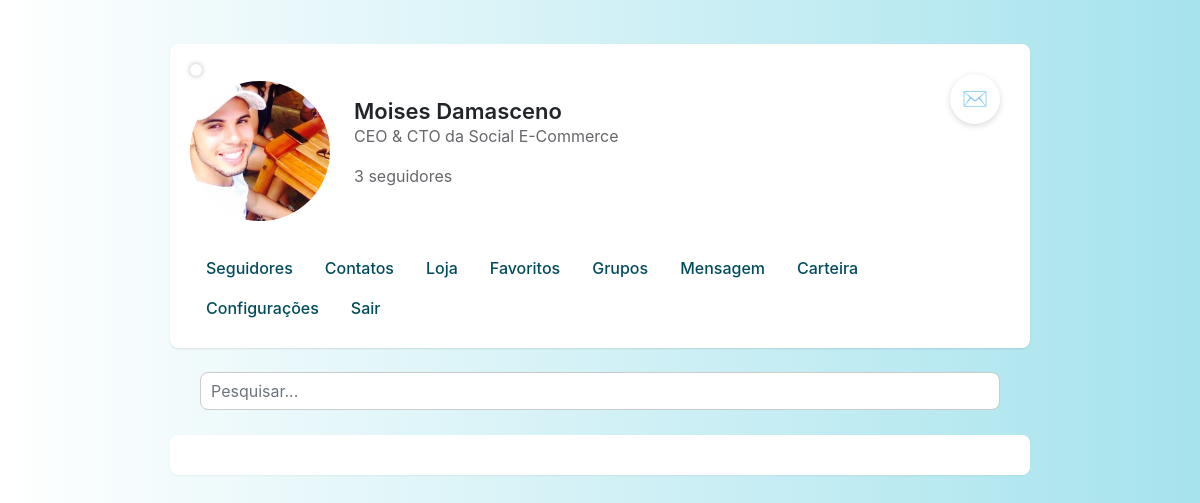
The page /home/1/ (signed in) on the database its author committed.
### app/models.py (models this page shows, shortened)
class User(UserMixin, db.Model):
    id = db.Column(db.Integer, primary_key=True)
    nome = db.Column(db.String(150))
    sobreNome = db.Column(db.String(150))
    status = db.Column(db.String(150))
    cpf_cnpj = db.Column(db.String(20), nullable=False, unique=True)
    email = db.Column(db.String(150), unique=True)
    senha = db.Column(db.String(150))
    imagem = db.Column(db.String(150), default='default.png')
    cor_fundo = db.Column(db.String(255), default='background-image: linear-gradient(to right, #fff, #a6e3ed);')
    notificacoes = db.relationship('Notificacao', backref='usuario', lazy='dynamic')
    seguindo = db.relationship(
        'User', secondary=followers,
        primaryjoin=(followers.c.follower_id == id),
        secondaryjoin=(followers.c.followed_id == id),
        backref=db.backref('seguidores', lazy='dynamic'),
        lazy='dynamic'
    )
    notificacoes = db.relationship('Notificacao', backref='dono', lazy='dynamic')
    last_seen = db.Column(db.DateTime, default=datetime.utcnow)
    def total_seguidores(self):
        return self.seguidores.count()
    def is_online(self):
        if self.last_seen is None:
            return False
        return datetime.utcnow() - self.last_seen < timedelta(minutes=0.10)

### app/views.py (the view)
@app.route('/home/<int:id>/', endpoint='home')
@login_required
def home(id):
    obj = User.query.get_or_404(id)
    pesquisa = request.args.get('pesquisa', '').strip()
    if pesquisa:
        dados = User.query.filter(
            or_(
                User.nome.ilike(f'%{pesquisa}%'),
                User.sobreNome.ilike(f'%{pesquisa}%')
            )
        ).order_by(User.nome)
    else:
        dados = User.query.order_by(User.nome)
    pessoas = User.query.all()
    quantidade = len(pessoas)
    context = {
        'busca': bool(pesquisa),
        'dados': dados.all()
    }
    notificacoes = Notificacao.query.filter_by(user_id=obj.id, lida=False).all()
    tem_notificacao = bool(notificacoes)
    if obj.cor_fundo is None or obj.cor_fundo.strip() == '':
        fundo = "linear-gradient(to right, #fff, #a6e3ed)"
    else:
        fundo = obj.cor_fundo
    return render_template(
        'home.html',
        obj=obj,
        fundo=fundo,
        context=context,
        pessoas=pessoas,
        quantidade=quantidade,
        user_id=id,
        notificacoes=notificacoes,
        tem_notificacao=tem_notificacao
    )

### app/__init__.py (called while the page is built)
@login_manager.user_loader
def load_user(user_id):
    return User.query.get(int(user_id))

### app/views.py (called while the page is built)
@app.before_request
def update_last_seen():
    if current_user.is_authenticated:
        current_user.last_seen = datetime.utcnow()
        db.session.commit()

### app/templates/home.html (shortened to what this page needs)
{% extends 'base.html' %}
{% block styles %}
<link rel="stylesheet" href="{{ url_for('static', filename='css/index.css') }}">
<link rel="stylesheet" href="{{ url_for('static', filename='css/home.css') }}">
{% endblock %}
{% block content %}
    <div id="corpo_home" class="container">
        <header id="header_home" class="mt-4">
            {% if obj.id == current_user.id %}
            <div id="pin">
                <a id="pin_btn" class="icone-notificacao {% if tem_notificacao %}notificado{% endif %}"
                    title="Notificações">
                    ✉️
                </a>
            </div>
            {% endif %}
            <div id="status-indicador" class="{% if obj.is_online() %}online{% else %}offline{% endif %}"></div>
            <div id="cabecalho">
                <div>
                    <img class="rounded-circle" src="{{ url_for('static', filename='imagens/' + obj.imagem) }}"
                        alt="Foto Perfil">
                </div>
                <div class="m-4">
                    <h2>{{ obj.nome }} {{ obj.sobreNome }}</h2>
                    <p>{{ obj.status}}</p>
                    <p>{{ obj.total_seguidores() }} seguidores</p>
                </div>
            </div>
            <nav>
                <div>
                    <a href="{{ url_for('seguidores', user_id=obj.id) }}">Seguidores</a>
                    <a href="{{ url_for('seguindo', id=obj.id) }}">Contatos</a>
                    <a href="{{ url_for('loja') }}">Loja</a>
                    <a href="#">Favoritos</a>
                    <a href="#">Grupos</a>
                    <a href="#">Mensagem</a>
                    {% if obj.id == current_user.id %}
                    <a href="#">Carteira</a>
                    <a href="{{ url_for('configuracoes') }}">Configurações</a>
                    <a id="a_out" href="{{ url_for('logout') }}">Sair</a>
                    {% endif %}
                </div>
            </nav>
        </header>
        <form id="form_pesq_home" method="get" class="row col-12 mt-4">
            <div class="col-12">
                <input type="text" name="pesquisa" id="pesquisa" class="form-control" placeholder="Pesquisar...">
            </div>
        </form>
        <div id="nolt_home" class="container-fluid">
        </div>
    </div>
{% endblock %}

### app/static/css/index.css (style rules this page uses)
#body { background-image: linear-gradient(to right, #fff, #a6e3ed ); height: 100vh; }

### app/static/css/home.css (style rules this page uses)
* { margin: 0; padding: 0; box-sizing: border-box; height: auto; }
body { font-family: "Segoe UI", Tahoma, Geneva, Verdana, sans-serif; height: 100vh; }
#status-indicador { position: absolute; width: 15px; height: 15px; border-radius: 50%; box-shadow: 0 0 5px rgba(0, 0, 0, 0.3); z-index: 1000; transition: background-color 0.3s ease; }
#status-indicador.offline { background-color: white; width: 12px; height: 12px; border-radius: 50%; }
#pin { position: relative; }
#pin_btn { position: absolute; top: 10px; right: 10px; background-color: white; color: white; border: none; border-radius: 50%; width: 50px; height: 50px; font-weight: bold; font-size: 16px; cursor: pointer; z-index: 1000; display: flex; align-items: center; justify-content: center; box-shadow: 0 2px 6px rgba(0, 0, 0, 0.15); transition: background-color 0.3s ease; font-size: 1.3rem; }
#corpo_home { max-width: 900px; margin: auto; padding: 20px; height: 100%; }
#header_home { background-color: #fff; border-radius: 8px; padding: 20px; box-shadow: 0 1px 2px rgba(0,0,0,0.1); display: flex; flex-direction: column; gap: 10px; }
#cabecalho { display: flex; align-items: center; }
#header_home img.rounded-circle { width: 140px; height: 140px; object-fit: cover; }
#header_home h2 { margin: 0; font-size: 22px; font-weight: 600; }
#header_home p { color: #65676b; }
#header_home nav div { display: flex; flex-wrap: wrap; margin-top: 10px; }
#header_home nav a { text-decoration: none; font-weight: 500; transition: color 0.2s ease; cursor: pointer; }
#form_pesq_home { margin-top: 20px; display: flex; justify-content: center; align-items: center; margin: 0 auto; gap: 10px; }
#form_pesq_home input[type="text"] { border: 1px solid #ccc; border-radius: 8px; padding: 10px; width: 100%; font-size: 16px; }
#nolt_home { margin: auto; margin-top: 25px; padding: 20px; background-color: #fff; border-radius: 8px; box-shadow: 0 1px 2px rgba(0,0,0,0.05); max-height: 500px; overflow-y: auto; display: flex; justify-content: start; align-items: stretch; flex-direction: column; }
#corpo_home nav a { display: inline-block; padding: 8px 16px; border-radius: 8px; font-weight: 500; color: #004c5c; background-color: transparent; transition: all 0.25s ease-in-out; text-decoration: none; position: relative; }

### rows shown on the page
User: imagem (picture), nome "Moises", sobreNome "Damasceno", status "CEO & CTO da Social E-Commerce"

### other values the page prints
{{ obj.total_seguidores() }} "3"
